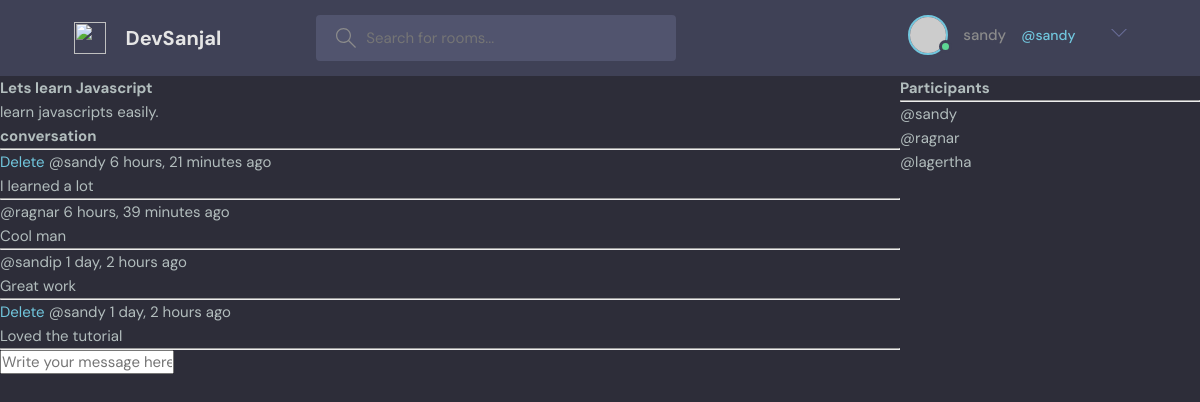
Screenshot of /room/1 (signed in) with the database file from the repository.
### base/models.py (models this page shows, shortened)
class Room(models.Model):
    host = models.ForeignKey(User, on_delete=models.SET_NULL, null=True)
    topic = models.ForeignKey(Topic, on_delete=models.SET_NULL, null=True)
    name = models.CharField(max_length=256)
    description = models.TextField(null=True, blank=True)
    participants = models.ManyToManyField(User, related_name='participants', blank=True)
    updated = models.DateTimeField(auto_now=True)
    created = models.DateTimeField(auto_now_add=True)
    class Meta:
        ordering = ['-updated', '-created']

class Message(models.Model):
    user = models.ForeignKey(User,on_delete=models.CASCADE)
    room = models.ForeignKey(Room, on_delete=models.CASCADE)
    body = models.TextField()
    updated = models.DateTimeField(auto_now=True)
    created = models.DateTimeField(auto_now_add=True)
    class Meta:
        ordering = ['-updated', '-created']

### base/views.py (the view, shortened to what this page needs)
# urls.py: path('room/<str:pk>',views.room, name="room"),
def room(request,pk):
    room = Room.objects.get(id=pk)
    room_messages = room.message_set.all()
    participants = room.participants.all()
    context = {'room' : room , 'room_messages': room_messages, 'participants':participants}
    return render(request, 'base/room.html',context)

### base/templates/base/room.html (shortened to what this page needs)
{% extends 'main.html' %}
{% block content %}
<div class="room-container">
    <div>
        <h1>{{room.name}}</h1>
        <p>{{room.description}}</p>
        <div class="comment-wrapper">
            <h3>conversation</h3>
            <hr>
            {% for message in room_messages  %}
                <div>
                    {% if request.user == message.user %}
                    <a href="{% url 'delete-message' message.id%}">Delete</a>
                    {% endif %}
                    <small>@{{message.user}} {{ message.created| timesince}} ago</small>
                    <p>{{message.body}}</p>
                    <hr>
                </div>
            {% endfor %}
        </div>
        {% if request.user.is_authenticated %}
        <div class="comment-form">
            <form  method="POST" action="">
                <input type="text" name="body" placeholder="Write your message here"/>
            </form>
        </div>
        {% endif %}
    </div>
        <div>
            <h3>Participants</h3>
            <hr>
            {% for user in participants %}
                <div>
                    <p>@{{user.username}}</p>
                </div>
            {% endfor %}
        </div>
</div>
{% endblock content %}

### templates/nav.html (shortened to what this page needs)
<header class="header header--loggedIn">
    <div class="container">
      <a href="{% url 'home' %}" class="header__logo">
        <img src="static 'assets/logo.svg'" />
        <h1>DevSanjal</h1>
      </a>
      <form method="GET" class="header__search" action="{% url 'home' %}">
        <label>
          <input name="q" placeholder="Search for rooms..." />
        </label>
      </form>
      <nav class="header__menu">
        {% if request.user.is_authenticated %}
        <div class="header__user">
          <a href="profile.html">
            <div class="avatar avatar--medium active">
              <img src="https://randomuser.me/api/portraits/men/37.jpg" />
            </div>
            <p>{{request.user.username}}</p><span>@{{request.user.username}}</span></p>
          </a>
          <button class="dropdown-button">
            <svg version="1.1" xmlns="http://www.w3.org/2000/svg" width="32" height="32" viewBox="0 0 32 32">
              <title>chevron-down</title>
              <path d="M16 21l-13-13h-3l16 16 16-16h-3l-13 13z"></path>
            </svg>
          </button>
        </div>
        {% else %}
       <a href="{% url 'login' %}">
          <img src="./assets/avatar.svg" />
          <p>Login</p>
        </a>
        {% endif %}
      </nav>
    </div>
  </header>

### static/css/style.css (style rules this page uses)
:root { --color-main: #71c6dd; --color-main-light: #e1f6fb; --color-dark: #3f4156; --color-dark-medium: #51546e; --color-dark-light: #696d97; --color-light: #e5e5e5; --color-gray: #8b8b8b; --color-light-gray: #b2bdbd; --color-bg: #2d2d39; --color-success: #5dd693; --color-error: #fc4b0b; }
* { font-family: "DM Sans", -apple-system, BlinkMacSystemFont, "Segoe UI", Roboto, Oxygen, Ubuntu, Cantarell, "Open Sans", "Helvetica Neue", sans-serif; margin: 0; padding: 0; box-sizing: border-box; text-rendering: optimizeLegibility; font-size: inherit; }
html { font-size: 56.25%; }
@media only screen and (min-width: 1200px) { html { font-size: 62.5%; } }
body { line-height: 1.6; font-weight: 400; font-size: 1.5rem; color: var(--color-light-gray); background-color: var(--color-bg); min-height: 100vh; }
img { width: 100%; }
a { display: inline-block; color: var(--color-main); text-decoration: none; }
.container { max-width: 120rem; width: 90%; margin: auto; }
.avatar { position: relative; display: inline-block; border-radius: 50%; border: 2px solid var(--color-main); }
.avatar img { display: block; border-radius: 50%; object-fit: cover; object-position: center; }
.avatar::after { content: ""; display: block; position: absolute; background-color: var(--color-gray); z-index: 111; border-radius: 50%; border: 0.3rem solid var(--color-dark); }
.avatar.active::after { background-color: var(--color-success); }
.avatar.avatar--medium img { width: 3.6rem; height: 3.6rem; border-radius: 50%; }
.avatar.avatar--medium:after { width: 0.7rem; height: 0.7rem; bottom: 0px; right: -6px; }
.header { padding: 1.5rem; background-color: var(--color-dark); }
.header > .container { display: flex; gap: 9.5rem; }
.header__logo, .header__user { display: flex; gap: 2rem; align-items: center; }
.header__logo > img { height: 3.2rem; width: 3.2rem; }
.header__logo > h1 { font-weight: 700; font-size: 2rem; color: var(--color-light); }
.header__search > label { background-color: var(--color-dark-medium); padding: 1.3rem 1rem; display: flex; align-items: center; gap: 1rem; border-radius: 4px; }
.header__search svg { fill: var(--color-gray); width: 2rem; height: 2rem; margin-left: 1rem; }
.header__search input { width: 30rem; background: transparent; border: none; outline: none; color: var(--color-light); }
.header__menu { margin-left: auto; position: relative; }
.header__menu a { display: flex; gap: 1.5rem; align-items: center; font-weight: 500; text-decoration: none; color: var(--color-gray); }
.header__menu img { height: 3.6rem; }
.header__menu p { line-height: 1.2; }
.header__menu span { color: var(--color-main); font-weight: 500; font-size: 1.4rem; display: block; }
.header__menu svg { width: 1.6rem; height: 1.6rem; fill: var(--color-dark-light); }
.dropdown-button { background: transparent; border: 0; outline: 0; cursor: pointer; }

### base/templates/base/room.html (style rules this page uses)
.room-container { display: grid; grid-template-columns: 3fr 1fr; }

### rows the page displays
Room: name "Lets learn Javascript", description "learn javascripts easily."
Message: shows "Delete", user "sandy", created "6 hours, 21 minutes", body "I learned a lot"
Message: user "ragnar", created "6 hours, 39 minutes", body "Cool man"
Message: user "sandip", created "1 day, 2 hours", body "Great work"
Message: shows "Delete", user "sandy", created "1 day, 2 hours", body "Loved the tutorial"

### other values shown
{{ request.user.username }} "sandy"
{{ user.username }} "sandy"
{{ user.username }} "ragnar"
{{ user.username }} "lagertha"
